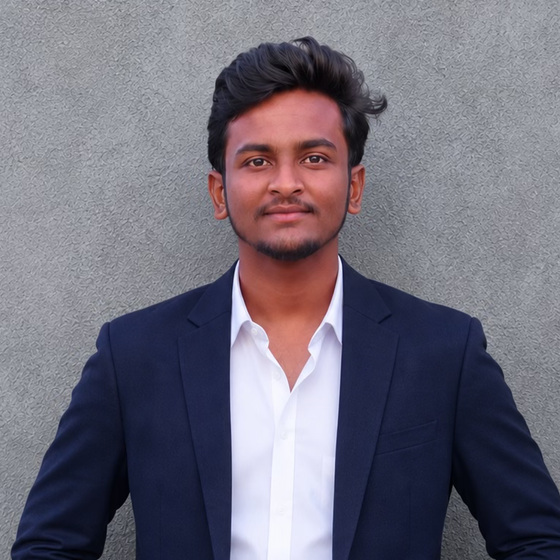
#> input picture seed/portrait.jpg, 560 x 560 px
$ python -i film.py   (imports and definitions only)
#> lines starting #> are read from the running program, lines starting #| are printed output that depends on the picture
#> further down, picture is the input picture: PIL image 560x560 RGB; mean R, G, B 112.8, 109.5, 122.7
"""The "notebook film" look for portraits: an instant-photo print that sits on the paper.

Warm, slightly faded tones, a paper-coloured split tone (warm highlights,
ink-blue shadows), fine film grain, the site's own paper texture and a soft
vignette. Colour and texture only: nothing about the subject is altered.
Pillow-only so it adds no dependency.
"""

from functools import lru_cache
from pathlib import Path

from django.conf import settings
from PIL import Image, ImageChops, ImageEnhance, ImageFilter, ImageOps

# [1 line that did not run here, left out]


def _curve(lift: float, gain: float, gamma: float = 1.0):
    """Per-channel tone curve: lifted blacks (fade) and a gentle gain."""
    return [min(255, max(0, round(lift + (gain - lift) * ((i / 255) ** gamma)))) for i in range(256)]


@lru_cache(maxsize=1)
def _paper_tile() -> Image.Image | None:
    try:
        with Image.open(PAPER_TEXTURE) as tile:
            return tile.convert("RGBA")
    except OSError:
        return None


def _paper_overlay(size: tuple[int, int]) -> Image.Image | None:
    tile = _paper_tile()
    if tile is None:
        return None
    canvas = Image.new("RGBA", size, (255, 255, 255, 0))
    for x in range(0, size[0], tile.width):
        for y in range(0, size[1], tile.height):
            canvas.alpha_composite(tile, (x, y))
    white = Image.new("RGBA", size, (255, 255, 255, 255))
    return Image.alpha_composite(white, canvas).convert("RGB")


def film_look(image: Image.Image, strength: float = 1.0) -> Image.Image:
#> called with strength = 1
    image = ImageOps.exif_transpose(image).convert("RGB")
    original = image
    w, h = image.size
#> w = 560; h = 560

    # 1. Softer colour and contrast, like an instant print
    image = ImageEnhance.Color(image).enhance(0.86)
    image = ImageEnhance.Contrast(image).enhance(0.97)

    # 2. Split tone: warm paper highlights, lifted ink-blue shadows
    r = _curve(lift=16, gain=255, gamma=0.92)
    g = _curve(lift=14, gain=246, gamma=0.98)
    b = _curve(lift=22, gain=224, gamma=1.02)
    image = image.point(r + g + b)
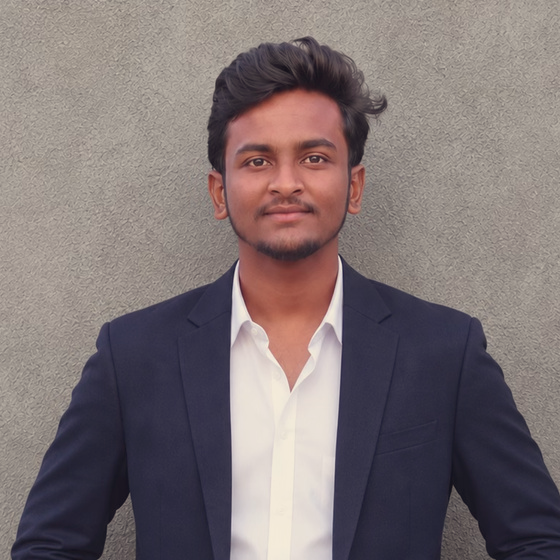
#> image: PIL image 560x560 RGB; mean R, G, B 126.2, 114.8, 116

    # 3. Fine film grain (monochrome, slightly soft)
    noise = Image.effect_noise((w, h), 26).filter(ImageFilter.GaussianBlur(0.45))
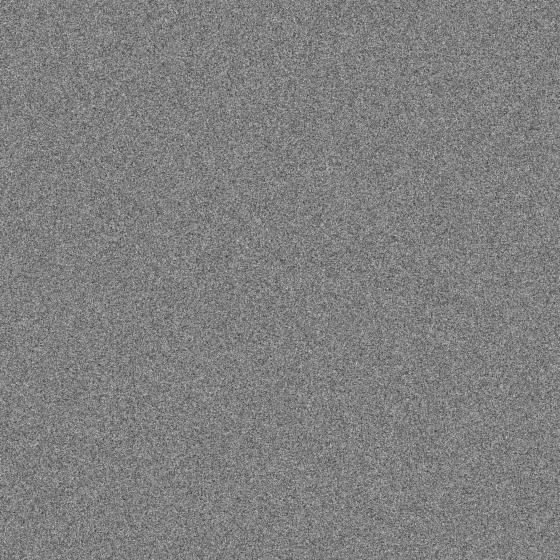
#> noise: PIL image 560x560 L; min 51, max 213, mean 127.4
    grain = Image.merge("RGB", (noise, noise, noise))
    image = Image.blend(image, ImageChops.overlay(image, grain), 0.36)

    # 4. The site's paper texture, pressed in lightly
    paper = _paper_overlay((w, h))
    if paper is not None:
        image = Image.blend(image, ImageChops.multiply(image, paper), 0.55)

    # 5. Soft vignette towards warm ink
    mask = Image.radial_gradient("L").resize((w, h), Image.Resampling.BICUBIC)
    mask = mask.point(lambda v: max(0, min(255, int((v - 110) * 1.25))))
    edge = Image.new("RGB", (w, h), (58, 46, 34))
    image = Image.composite(Image.blend(image, edge, 0.55), image, mask.point(lambda v: int(v * 0.7)))

    if strength < 1:
        image = Image.blend(original, image, strength)
    return image

>>> from PIL import Image
>>> picture = Image.open('../seed/portrait.jpg')
#> (the run stopped early here; a loop or call above may not have finished)
